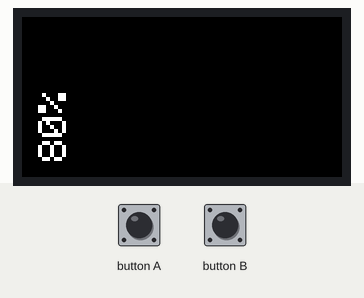
This sketch was run on a simulated ESP32. Shown: 160×80 colour display. The inputs (shaded band) are chosen by the test bench. USB keyboard and mouse output is not drawn.

Above: at 2.3 s.
2.4 s: button B pressed for 0.15 s
At 2.78 s:
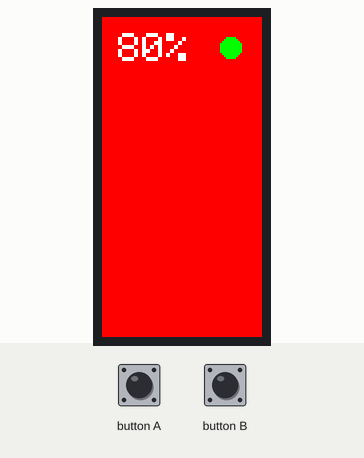
3.1 s: button A pressed for 0.15 s
At 3.38 s:
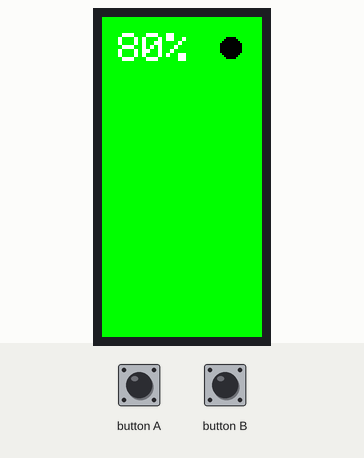
3.8 s: button A pressed for 1 s
At 4.9 s:
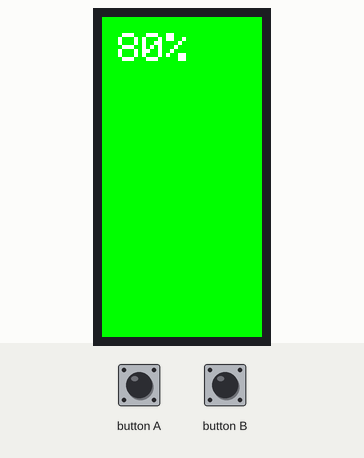
5.4 s: button B pressed for 1 s
At 6.75 s:
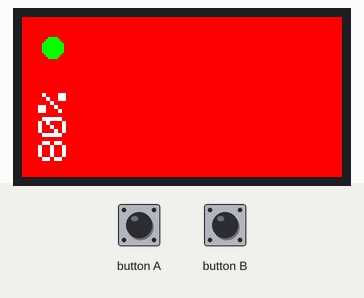
Timing chart, 0 to 8.0 s (numbered marks = the images above; inputs shaded):
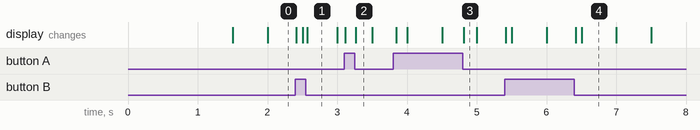

Measured:
- after the input at 2.4 s, the display: first changes at once (image 1 shows a later state)
- after the input at 3.1 s, the display: first changes at once (image 2 shows a later state)
- after the input at 3.8 s, the display: first changes at once (image 3 shows a later state)
- after the input at 5.4 s, the display: first changes at once (image 4 shows a later state)
- what the display in image 1 shows lasts 0.4 s, from 2.6 s to 3.0 s
- what the display in image 4 shows lasts 0.5 s, from 6.5 s to 7.0 s

The sketch:

m5stickC-shutter.ino
```cpp
#include <BleKeyboard.h>
#include <M5StickC.h>


#define HEIGHT 80
#define WIDTH 160
#define RADAR_WIDTH 5

const int frontButton = G37;
const int sideButton = G39;

int last_front_value = 0;
int cur_front_value = 0;

int last_side_value = 0;
int cur_side_value = 0;

int radarLine = 0;
int radarColour = ORANGE;

uint8_t brightness = 100;

BleKeyboard bleKeyboard;

void setup() {

  M5.begin();

  // Init LCD
  M5.Lcd.setBrightness(brightness);
  M5.Lcd.fillScreen(BLACK);
  M5.Lcd.setRotation(1);
  pinMode(frontButton, INPUT);
  pinMode(sideButton, INPUT);

  drawBatteryPercentage();

  delay(1000);

  bleKeyboard.begin();
}

void loop() {

  if (!bleKeyboard.isConnected()) {
    drawRadar();
    return;
  }

  cur_front_value = digitalRead(frontButton);
  cur_side_value = digitalRead(sideButton);

  if(cur_front_value != last_front_value){

    if(cur_front_value==0){
      bleKeyboard.write(KEY_RETURN);
      M5.Lcd.fillScreen(GREEN);
    }
    else{
      M5.Lcd.fillScreen(BLACK);
    }
    last_front_value = cur_front_value;
  }

  if(cur_side_value != last_side_value){

    if(cur_side_value==0){
      bleKeyboard.write(KEY_RIGHT_ARROW);
      M5.Lcd.fillScreen(RED);
    }
    else{
      M5.Lcd.fillScreen(BLACK);
    }
    last_side_value = cur_side_value;
  }

  drawStatusIndicator();
  drawBatteryPercentage();
}

void drawStatusIndicator(){
  M5.Lcd.fillCircle(15, 15, 5, millis()%1000 > 500 ? GREEN : BLACK);
}

void drawBatteryPercentage(){
  M5.Lcd.setRotation(0);
  M5.Lcd.setCursor(8, 8);
  M5.Lcd.setTextColor(WHITE);
  M5.Lcd.setTextSize(2);
  M5.Lcd.printf("%d%%",getBatteryPercentage());
  M5.Lcd.setRotation(1);
}

int getBatteryPercentage(){
  uint16_t vbatData = M5.Axp.GetVbatData();
  double vbat = vbatData * 1.1 / 1000;
  return ((int)(100.0 * ((vbat - 3.0) / (4.07 - 3.0)))/10)*10;
}

void drawRadar(){
  M5.Lcd.fillRect(radarLine, 0, RADAR_WIDTH, HEIGHT-1, radarColour);
  radarLine += RADAR_WIDTH;
  if (radarLine > WIDTH) {
    radarLine = 0;
    radarColour = radarColour == ORANGE ? BLACK : ORANGE;
  }
  delay(50);
}
```
